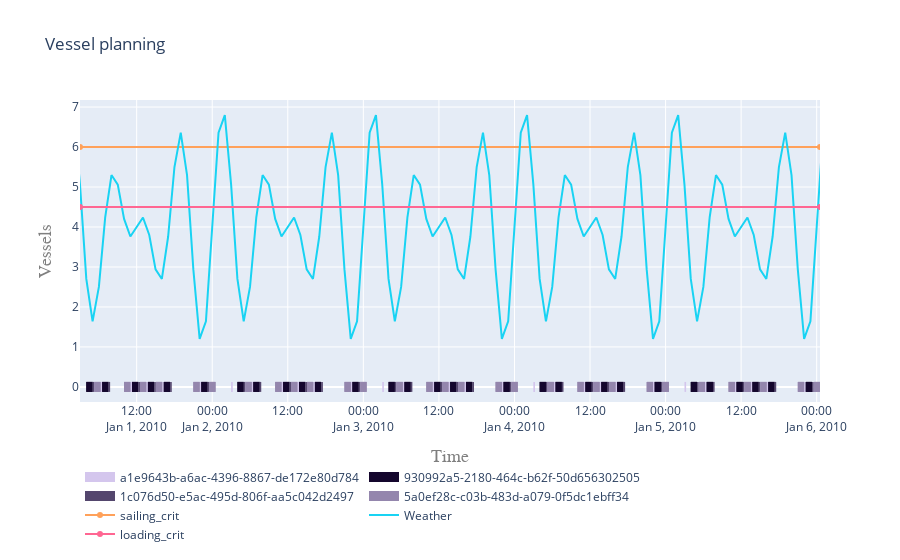

Notebook code cell kept with this figure:
### Code cell
res = plot.vessel_planning([hopper], y_scale="numbers", static=True)
data = res['data']
layout = res['layout']

data.append({
    "name": "sailing_crit",
    "x":[hopper.log["Timestamp"][0].isoformat(), hopper.log["Timestamp"][-1].isoformat()],
    "y":[sailing_crit.maximum,sailing_crit.maximum],
})

data.append({
    "name": "Weather",
    "x":metocean_df.index,
    "y":metocean_df[sailing_crit.condition],
})



data.append({
    "name": "loading_crit",
    "x":[hopper.log["Timestamp"][0].isoformat(), hopper.log["Timestamp"][-1].isoformat()],
    "y":[loading_crit.maximum,loading_crit.maximum],
})

go.Figure(data=data, layout=layout)

### Figure 1 — Plotly figure (JSON) as saved in the notebook; plotly's stock layout.template omitted (floating-point values rounded to 4 significant figures; data arrays with more than 128 entries replaced by an {"elided": "..."} marker saying what was removed)
{"data": [{"connectgaps": false, "hoverinfo": "y+name", "line": {"color": "rgb(212,198,237)", "width": 10}, "mode": "lines", "name": "a1e9643b-a6ac-4396-8867-de172e80d784", "type": "scatter", "x": {"elided": "150 str values"}, "y": {"elided": "150 int values"}}, {"connectgaps": false, "hoverinfo": "y+name", "line": {"color": "rgb(20,6,45)", "width": 10}, "mode": "lines", "name": "930992a5-2180-464c-b62f-50d656302505", "type": "scatter", "x": {"elided": "300 str values"}, "y": {"elided": "300 int values"}}, {"connectgaps": false, "hoverinfo": "y+name", "line": {"color": "rgb(84,70,109)", "width": 10}, "mode": "lines", "name": "1c076d50-e5ac-495d-806f-aa5c042d2497", "type": "scatter", "x": {"elided": "150 str values"}, "y": {"elided": "150 int values"}}, {"connectgaps": false, "hoverinfo": "y+name", "line": {"color": "rgb(148,134,173)", "width": 10}, "mode": "lines", "name": "5a0ef28c-c03b-483d-a079-0f5dc1ebff34", "type": "scatter", "x": {"elided": "300 str values"}, "y": {"elided": "300 int values"}}, {"name": "sailing_crit", "type": "scatter", "x": ["2010-01-01T03:00:00", "2010-01-06T00:31:25.649182"], "y": [6, 6]}, {"name": "Weather", "type": "scatter", "x": {"elided": "192 str values"}, "y": {"elided": "192 float values"}}, {"name": "loading_crit", "type": "scatter", "x": ["2010-01-01T03:00:00", "2010-01-06T00:31:25.649182"], "y": [4.5, 4.5]}], "layout": {"hovermode": "closest", "legend": {"orientation": "h", "x": 0, "y": -0.2}, "title": {"text": "Vessel planning"}, "xaxis": {"range": ["2010-01-01T03:00:00", "2010-01-06T00:31:25.649182"], "title": {"font": {"color": "#7f7f7f", "family": "Courier New, monospace", "size": 18}, "text": "Time"}}, "yaxis": {"title": {"font": {"color": "#7f7f7f", "family": "Courier New, monospace", "size": 18}, "text": "Vessels"}}}}
